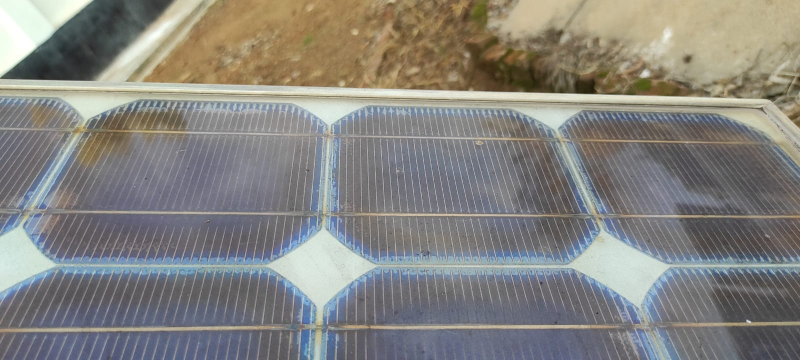
#> input picture dataset/img (5).png, 1600 x 720 px (shown at 1/2 size)
$ python Main.py
#> lines starting #> are read from the running program, lines starting #| are printed output that depends on the picture; long printed decimals are rounded
### ROI.py
WIDTH = 1600
HEIGHT = 720
def getROI(img):
    return img[HEIGHT//2:(HEIGHT*3)//4,WIDTH//4:(WIDTH*3)//4]

### contours.py
import cv2
import numpy as np
from lineDetect import getLinedImg


def getContours(image):
    image =  cv2.GaussianBlur(image,(9,7),cv2.BORDER_DEFAULT)
    gray = cv2.cvtColor(image, cv2.COLOR_BGR2GRAY)

    edged = cv2.Canny(gray, 30, 200)

    contours, hierarchy = cv2.findContours(edged,
        cv2.RETR_EXTERNAL, cv2.CHAIN_APPROX_NONE)

    return edged,contours


# [28 lines that do not run on import are left out]

### AVGcolor.py
import numpy as np
def getAVGcolor(img):
    average_color_row = np.average(img, axis=0)
    average_color = np.average(average_color_row, axis=0)
    return average_color

### Main.py
import cv2
import numpy as np
from ROI import getROI
from AVGcolor import getAVGcolor
from contours import getContours

image = cv2.imread('dataset/img (5).png')
#> image is the input picture: shape (720, 1600, 3); mean B, G, R 127.1, 131.6, 133.2
new_img = getROI(image)
#> in getROI, `return img[HEIGHT//2:(HEIGHT*3)//4,WIDTH//4:(WIDTH*3)//4]`:
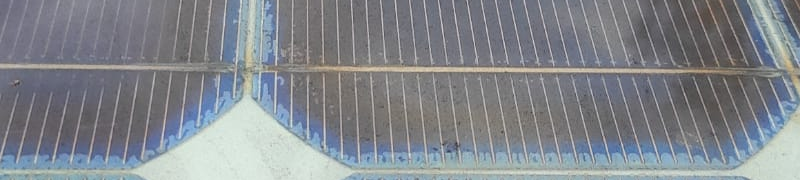
#> returned value: shape (180, 800, 3); mean of channels 0, 1, 2 140.4, 134.4, 130.1; drawn as B, G, R
cv2.imshow('Frame',new_img)

cont_img,contours = getContours(new_img)
#> in getContours, `image =  cv2.GaussianBlur(image,(9,7),cv2.BORDER_DEFAULT)`:
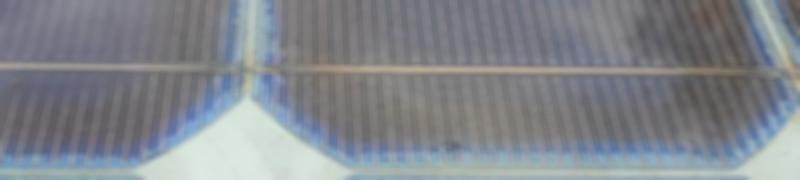
#> image: shape (180, 800, 3); mean of channels 0, 1, 2 140.4, 134.4, 130.1; drawn as B, G, R
#> in getContours, `gray = cv2.cvtColor(image, cv2.COLOR_BGR2GRAY)`:
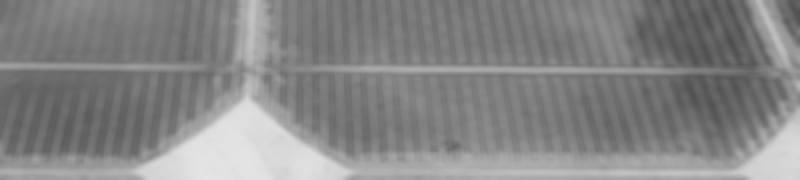
#> gray: shape (180, 800); min 78, max 229, mean 133.8
#> in getContours, `edged = cv2.Canny(gray, 30, 200)`: edged: shape (180, 800); every value is 0
#> in getContours, `contours, hierarchy = cv2.findContours(edged, cv2.RETR_EXTERNAL, cv2.C..`: contours = []
#> contours = []
print(f"Contours = {len(contours)}")
#| Contours = 0
cv2.imshow('Contours',cont_img)

d_img = np.ones((312,312,3), dtype=np.uint8)
avg_color = getAVGcolor(new_img)
#> in getAVGcolor, `average_color_row = np.average(img, axis=0)`: average_color_row = 800 rows, first 8: [132.2, 120.6, 118.5], [131.8, 120.5, 118.2], [132.2, 120.2, 117.6], [132.6, 120.5, 117.1], [133.2, 120.5, 116.8], [132.9, 119.9, 115.8], [132.9, 119.5, 115.5], [133.4, 120, 115.8]
#> in getAVGcolor, `average_color = np.average(average_color_row, axis=0)`: average_color = [140.4, 134.4, 130.1]
#> avg_color = [140.4, 134.4, 130.1]
d_img[:,:] = avg_color
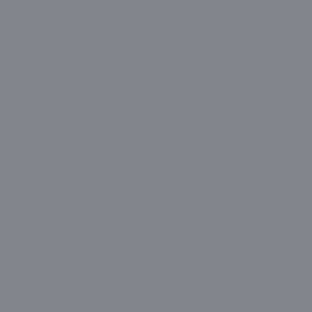
#> d_img: shape (312, 312, 3); mean of channels 0, 1, 2 140, 134, 130; drawn as B, G, R
cv2.imshow('Average Color',d_img)
print(f"AVG COLOR = {avg_color}")
#| AVG COLOR = [140.363 134.446 130.132]

cv2.waitKey(0)

$ run again, with dataset/img (12).png copied over dataset/img (5).png
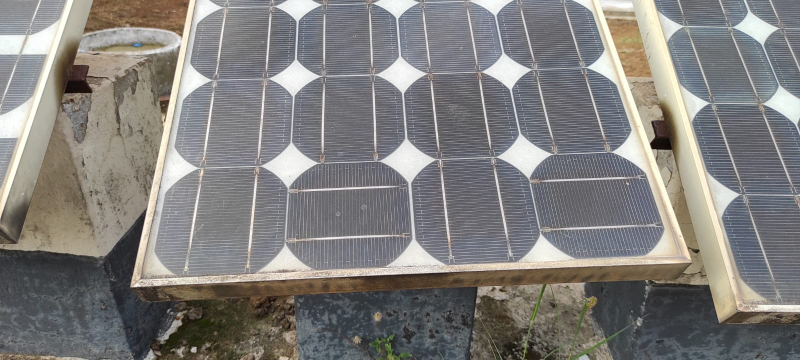
#> input picture dataset/img (12).png, 1600 x 720 px (shown at 1/2 size)
#> image is the input picture: shape (720, 1600, 3); mean B, G, R 124.8, 126.9, 128.9
#> in getROI, `return img[HEIGHT//2:(HEIGHT*3)//4,WIDTH//4:(WIDTH*3)//4]`:
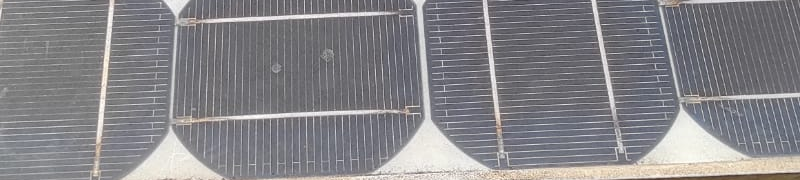
#> returned value: shape (180, 800, 3); mean of channels 0, 1, 2 135.7, 131.8, 133; drawn as B, G, R
#> in getContours, `image =  cv2.GaussianBlur(image,(9,7),cv2.BORDER_DEFAULT)`:
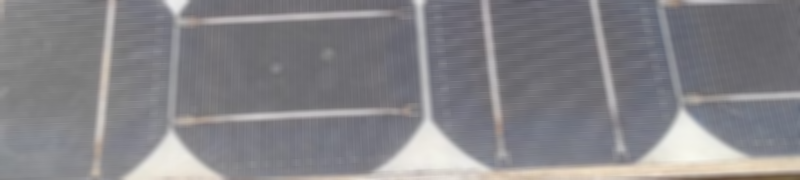
#> image: shape (180, 800, 3); mean of channels 0, 1, 2 135.7, 131.8, 133; drawn as B, G, R
#> edged: shape (180, 800); every value is 0
#> in getContours, `contours, hierarchy = cv2.findContours(edged, cv2.RETR_EXTERNAL, cv2.C..`: contours = []
#| Contours = 0
#> average_color_row = 800 rows, first 8: [146.8, 145.7, 145.8], [144.3, 143.3, 143.2], [140.2, 139.1, 139], [138.9, 137.7, 137.6], [138.8, 137.7, 137.2], [139.2, 138, 137.5], [137.6, 136, 135.6], [136.8, 135.2, 134.8]
#> average_color = [135.7, 131.8, 133]
#| AVG COLOR = [135.735 131.817 132.968]

$ run again, with dataset/img (14).png copied over dataset/img (5).png
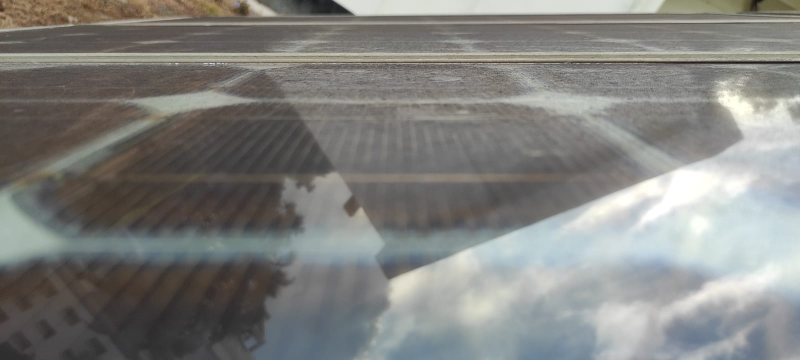
#> input picture dataset/img (14).png, 1600 x 720 px (shown at 1/2 size)
#> image is the input picture: shape (720, 1600, 3); mean B, G, R 126.6, 129.7, 129.4
#> in getROI, `return img[HEIGHT//2:(HEIGHT*3)//4,WIDTH//4:(WIDTH*3)//4]`:
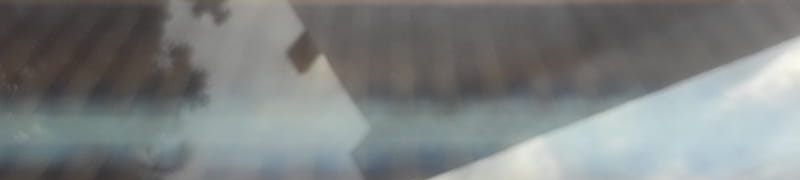
#> returned value: shape (180, 800, 3); mean of channels 0, 1, 2 128.3, 128.7, 124.7; drawn as B, G, R
#> image: shape (180, 800, 3)
#> edged: shape (180, 800); every value is 0
#> in getContours, `contours, hierarchy = cv2.findContours(edged, cv2.RETR_EXTERNAL, cv2.C..`: contours = []
#| Contours = 0
#> average_color_row = 800 rows, first 8: [80.47, 81.15, 80.41], [80.18, 80.97, 80.13], [80.06, 80.74, 80.07], [79.87, 80.64, 79.84], [79.69, 80.56, 79.93], [79.49, 80.45, 79.7], [79.19, 80.17, 79.52], [79.06, 80.07, 79.28]
#> average_color = [128.3, 128.7, 124.7]
#| AVG COLOR = [128.320 128.724 124.747]
